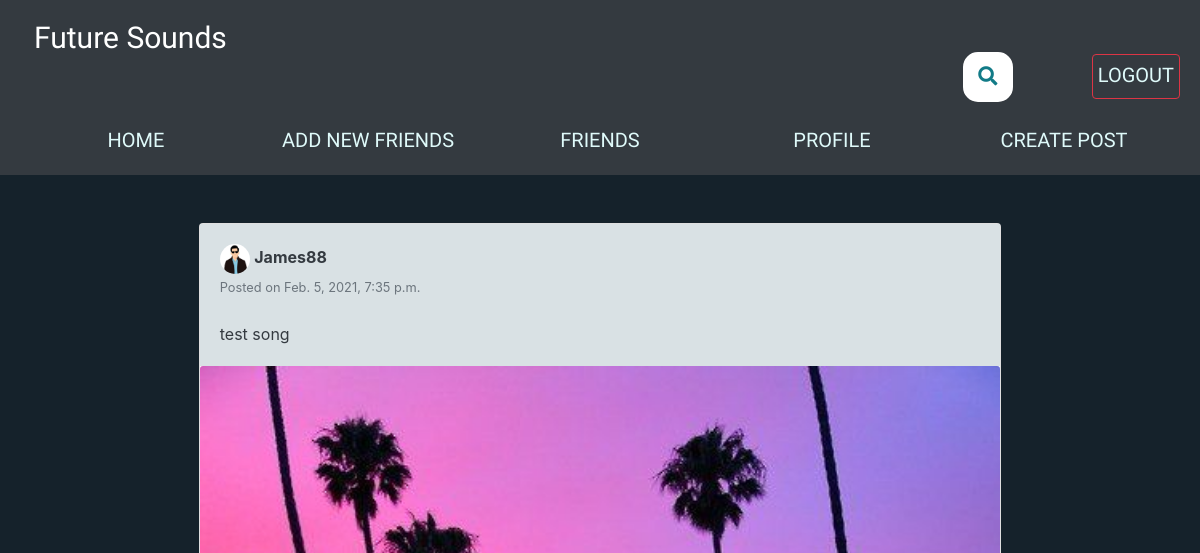
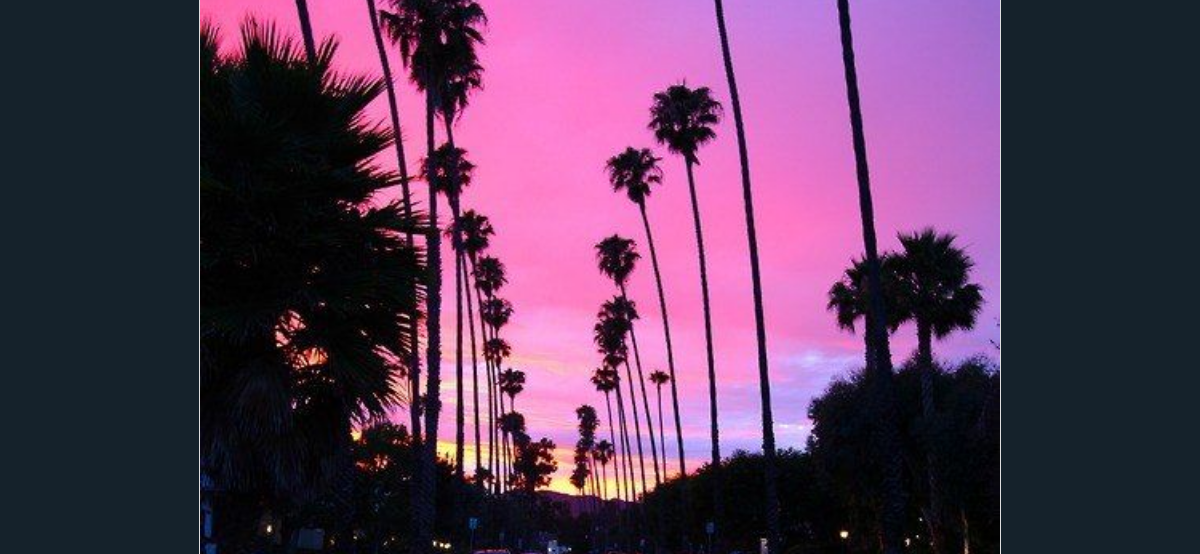
Page /user_posts/James88 (signed in, upper part) on the earlier database version (2 pictures, top to bottom).
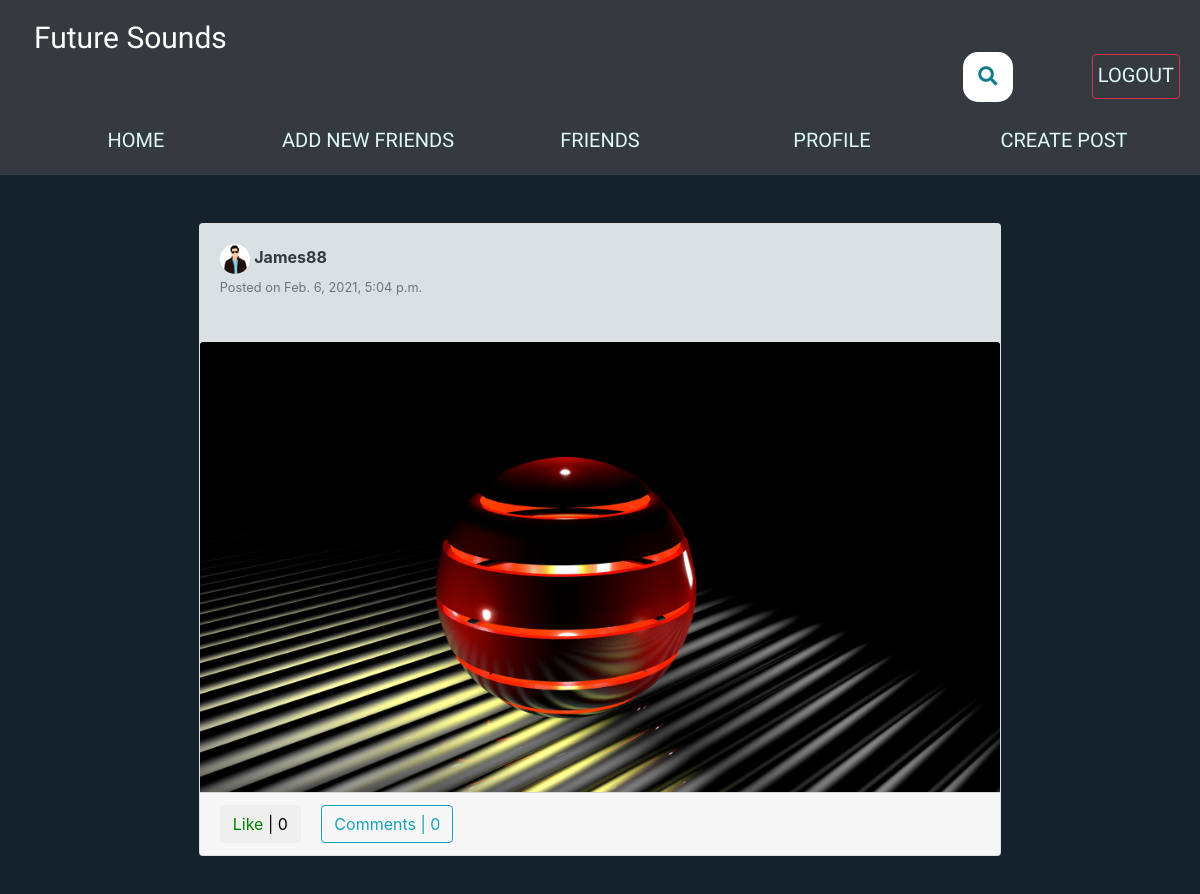
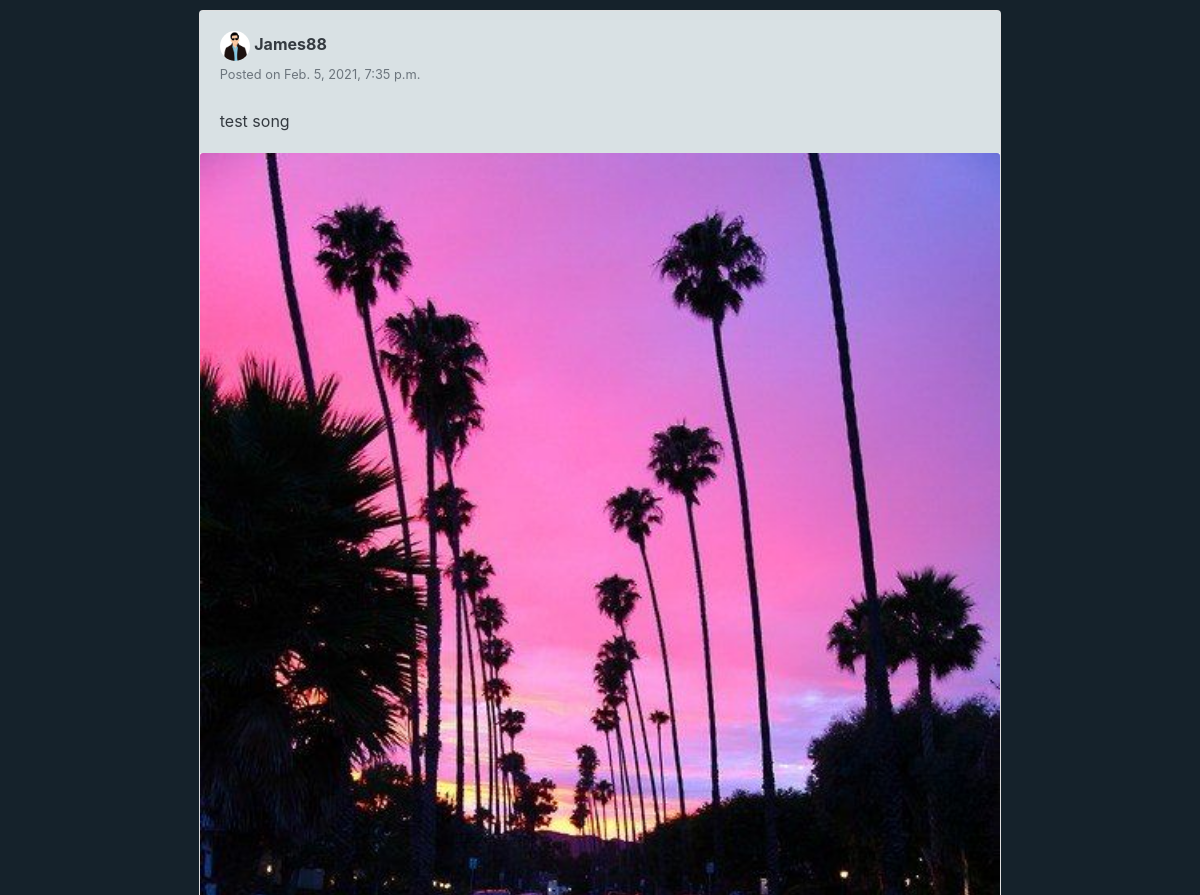
Same page on the later database version (2 pictures, top to bottom).
### feed/models.py (models this page shows, shortened)
class Post(models.Model):
	description = models.TextField(max_length=255)
	pic = models.ImageField(upload_to='path/to/img', blank=True)
	date_posted = models.DateTimeField(default=timezone.now)
	user_name = models.ForeignKey(User, on_delete=models.CASCADE)
	tags = models.CharField(max_length=100, blank=True)

### users/models.py (models this page shows, shortened)
class Profile(models.Model):
    user = models.OneToOneField(User, on_delete=models.CASCADE)
    image = models.ImageField(default='default.png', upload_to='profile_pics')
    slug = AutoSlugField(populate_from='user')
    bio = models.CharField(max_length=255, blank=True)
    friends = models.ManyToManyField('Profile', blank=True)
    def get_absolute_url(self):
        return "/users/{}".format(self.slug)

### feed/views.py (the view)
# urls.py: path('user_posts/<str:username>', UserPostListView.as_view(), name='user-posts'),
class UserPostListView(LoginRequiredMixin, ListView):
	model = Post
	template_name = 'feed/user_posts.html'
	context_object_name = 'posts'
	paginate_by = 10
	def get_context_data(self, **kwargs):
		context = super(UserPostListView, self).get_context_data(**kwargs)
		user = get_object_or_404(User, username=self.kwargs.get('username'))
		liked = [i for i in Post.objects.filter(user_name=user) if Like.objects.filter(user = self.request.user, post=i)]
		context['liked_post'] = liked
		return context
	def get_queryset(self):
		user = get_object_or_404(User, username=self.kwargs.get('username'))
		return Post.objects.filter(user_name=user).order_by('-date_posted')

### feed/templates/feed/user_posts.html (shortened to what this page needs)
{% extends "feed/layout.html" %}
{% load static %}
{% block searchform %}
<div class="container2">
<link rel="stylesheet" href="https://use.fontawesome.com/releases/v5.3.1/css/all.css"
integrity="sha384-mzrmE5qonljUremFsqc01SB46JvROS7bZs3IO2EmfFsd15uHvIt+Y8vEf7N7fWAU">
<form class="searchbar" action="{% url 'search_posts' %}" method="get"">
  <button id="search_btn" type="submit">
  <i class="fa fa-search"></i>
  </button>
</form>
</div>
{% endblock searchform %}
{% block content %}
 	<div class="container">
	    <div class="row">
	      <div class="col-xl-9 col-md-10 m-auto order-xl-2 mb-5 mb-xl-0">
	        {% for post in posts %}
	        <div class="card card-signin my-5">
	          <div class="card-body">
	          	<a href="{{ post.user_name.profile.get_absolute_url }}"><img src="{{ post.user_name.profile.image.url }}" class="rounded-circle" width="30" height="30" alt=""></a>
	          	<a class="text-dark" href="{{ post.user_name.profile.get_absolute_url }}"><b>{{ post.user_name }}</b></a>
	          	<br><small class="text-muted">Posted on {{ post.date_posted }}</small>
	          	<br><br>
	            <p class="card-text text-dark">{{ post.description }}</p>
	          </div>
            {% if post.pic %}
	          <a href="{% url 'post-detail' post.id %}"><img class="card-img-top" src="{{ post.pic.url }}" alt=""></a>
            {% endif %}
	          {% if post.tags %}
	          <br><p class="text-danger ml-3"><b>Tags: <i>{{ post.tags }}</i></b></p>
	          {% endif %}
	          <div class="card-footer">
	          	<button class="btn btn-white mr-3 like" id="{{ post.id }}">
			        {% if post in liked_post %}
			            <a href="{% url 'post-like' %}" style="color:red;" id="likebtn{{ post.id }}"> Unlike</a> | {{post.likes.count}}
			        {% else %}
			            <a href="{% url 'post-like' %}" style="color:green;" id="likebtn{{ post.id }}"> Like</a> | {{post.likes.count}}
			        {% endif %}
			    </button>
	          	<a class="btn btn-outline-info" href="{% url 'post-detail' post.id %}">Comments | {{ post.details.count }}</a>
	          </div>
	        </div>
	        {% endfor %}
	  	   </div>
	    </div>
	</div>
{% endblock content %}

Differences in the rows shown:
added Post: user_name.profile.image (picture), user_name "James88", date_posted "Feb. 6, 2021, 5:04 p.m.", pic (picture), likes.count "0", details.count "0"
